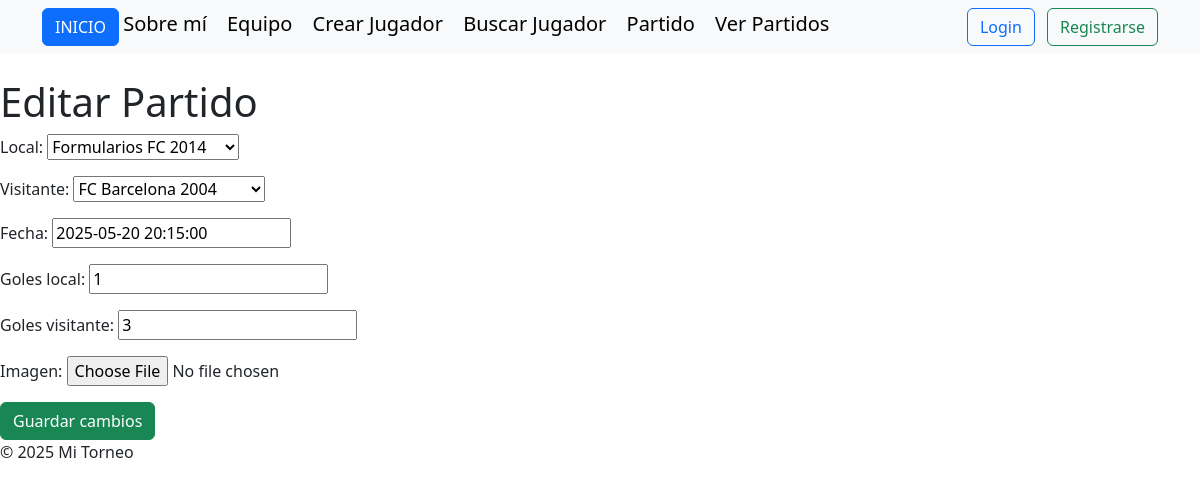
Screenshot of /editar_partido/4/ with the database file from the repository.
### apptorneo/models.py (models this page shows, shortened)
class Partido(models.Model):
    local= models.ForeignKey(Equipo, on_delete=models.CASCADE, related_name='partidos_local')
    visitante= models.ForeignKey(Equipo, on_delete=models.CASCADE, related_name='partidos_visitante')
    fecha= models.DateTimeField()
    goles_local= models.IntegerField()
    goles_visitante= models.IntegerField()
    imagen = models.ImageField(upload_to='partidos', null=True, blank=True)

### apptorneo/views.py (the view)
# urls.py: path('editar_partido/<int:pk>/', PartidoUpdateView.as_view(), name='editar_partido'),
class PartidoUpdateView(UpdateView):
    model = Partido
    fields = ['local', 'visitante', 'fecha', 'goles_local', 'goles_visitante', 'imagen']
    template_name = 'apptorneo/editar_partido.html'
    context_object_name = 'editar_partido'
    success_url = '/'

### apptorneo/models.py (called while the page is built)
    def __str__(self):
            return f"{self.nombre} {self.año_fundacion}"

### apptorneo/templates/apptorneo/editar_partido.html (shortened to what this page needs)
{% extends 'apptorneo/base.html' %}
{% block content %}
  <h1>Editar Partido</h1>
  <form method="post" enctype="multipart/form-data">
    {{ form.as_p }}
    <button type="submit" class="btn btn-success">Guardar cambios</button>
  </form>
{% endblock %}

### rows the page displays
Partido: local "Formularios FC 2014", visitante "FC Barcelona 2004", fecha "2025-05-20 20:15:00", goles_local "1", goles_visitante "3"
